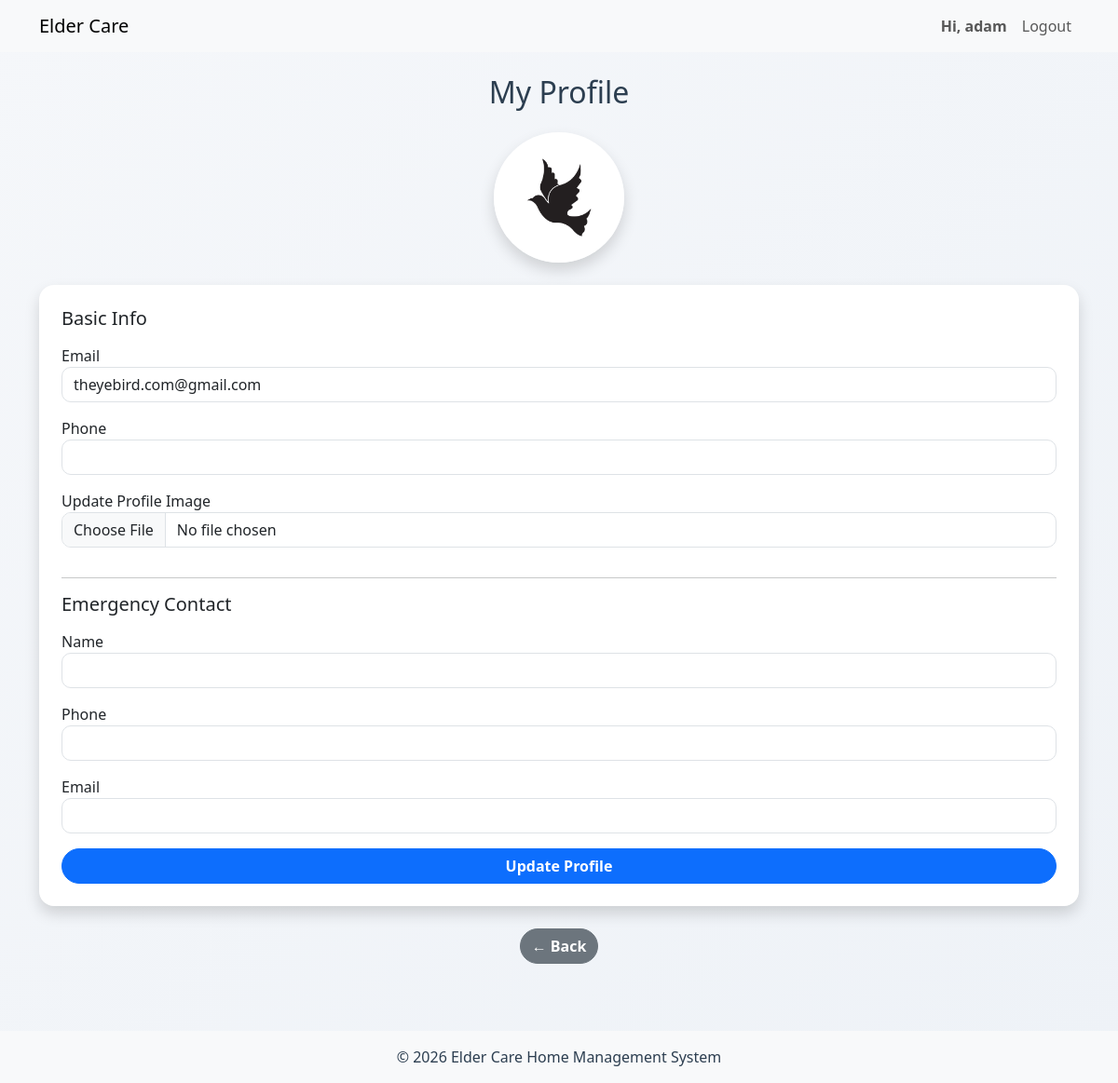
The page /residents/profile.php (signed in) on the database its author committed.
### tables this page shows
CREATE TABLE `resident` (
  `residentSIN` varchar(9) NOT NULL,
  `user_id` int(11) NOT NULL,
  `DoB` date DEFAULT NULL,
  `phone` varchar(15) DEFAULT NULL,
  `profilePhoto` text DEFAULT NULL,
  `ECname` text DEFAULT NULL,
  `ECphone` varchar(15) DEFAULT NULL,
  `ECemail` text DEFAULT NULL,
  `fname` varchar(50) DEFAULT NULL,
  `lname` varchar(50) DEFAULT NULL
);

CREATE TABLE `users` (
  `user_id` int(11) NOT NULL,
  `username` varchar(20) NOT NULL,
  `email` text NOT NULL,
  `password_hash` text NOT NULL,
  `role` enum('admin','family','caregiver','resident') NOT NULL DEFAULT 'family',
  `is_verified` tinyint(4) UNSIGNED NOT NULL DEFAULT 0,
  `created_at` timestamp NOT NULL DEFAULT current_timestamp()
);

### residents/profile.php (the view, shortened to what this page needs)
<?php
include '../includes/header.php';
$stmt = $conn->prepare("
    SELECT r.*, u.email
    FROM resident r
    JOIN users u ON r.user_id = u.user_id
    WHERE r.user_id = ?
");
$stmt->execute([$_SESSION['user_id']]);
$resident = $stmt->fetch();
?>
<div class="container py-4">
<h2 class="text-center mb-4">My Profile</h2>
<div class="text-center mb-4">
<?php if(!empty($resident['profilePhoto']) && file_exists("../uploads/residents/".$resident['profilePhoto'])): ?>
    <img src="../uploads/residents/<?= htmlspecialchars($resident['profilePhoto']) ?>"
         class="rounded-circle shadow"
         style="width:140px;height:140px;object-fit:cover;">
<?php endif; ?>
</div>
<form method="POST" enctype="multipart/form-data" class="card shadow p-4">
<h5 class="mb-3">Basic Info</h5>
<div class="mb-3">
<label>Email</label>
<input type="text" class="form-control"
value="<?= htmlspecialchars($resident['email'] ?? '') ?>" readonly>
</div>
<div class="mb-3">
<label>Phone</label>
<input type="text" name="phone" class="form-control"
value="<?= htmlspecialchars($resident['phone'] ?? '') ?>">
</div>
<div class="mb-3">
<label>Update Profile Image</label>
<input type="file" name="profileImage" class="form-control">
</div>
<hr>
<h5 class="mb-3">Emergency Contact</h5>
<div class="mb-3">
<label>Name</label>
<input type="text" name="ECname" class="form-control"
value="<?= htmlspecialchars($resident['ECname'] ?? '') ?>">
</div>
<div class="mb-3">
<label>Phone</label>
<input type="text" name="ECphone" class="form-control"
value="<?= htmlspecialchars($resident['ECphone'] ?? '') ?>">
</div>
<div class="mb-3">
<label>Email</label>
<input type="email" name="ECemail" class="form-control"
value="<?= htmlspecialchars($resident['ECemail'] ?? '') ?>">
</div>
<button type="submit" name="update_profile" class="btn btn-primary w-100">
Update Profile
</button>
</form>
<div class="text-center mt-4">
<a href="dashboard.php" class="btn btn-secondary">← Back</a>
</div>
</div>
<?php include '../includes/footer.php'; ?>

### assets/css/global.css (style rules this page uses)
body { background: linear-gradient(135deg, #f5f7fa, #eef2f7); font-family: "Segoe UI", Tahoma, sans-serif; color: #2c3e50; }
* { transition: all 0.2s ease; }
.card { border: none; border-radius: 16px; box-shadow: 0 10px 25px rgba(0, 0, 0, 0.06); }
.btn { border-radius: 25px !important; font-weight: 600; }
.form-control { border-radius: 10px; }

### rows shown on the page
resident: profilePhoto (picture), user.email "theyebird.com@gmail.com"

### other values the page prints
$username "adam"
